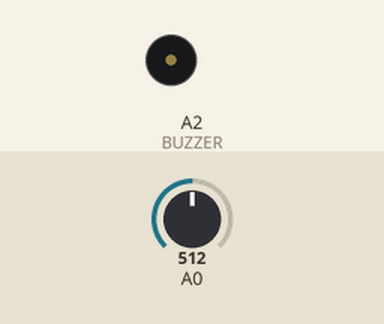
Recording of a sketch running on a simulated Arduino Uno, built with avr-gcc and run on an emulated ATmega328P. Parts: buzzer (waves = sounding, pin HIGH). The test bench sets the inputs (shaded band); at power-on: A0 = 512. What the sketch prints to the serial monitor is not drawn.

Above: at 1.2 s.
1.3 s: A0 set to 20
At 1.8 s:
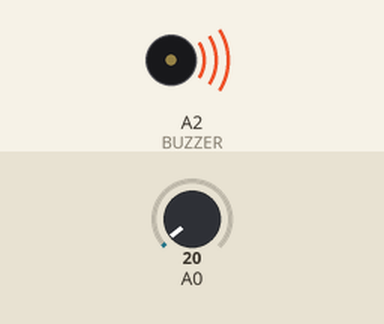
Timing chart, 0 to 34.2 s (numbered marks = the images above; inputs shaded):
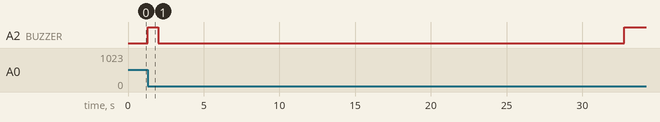

Measured:
- after the input at 1.3 s, A2 (BUZZER): LOW → HIGH at once, → LOW 0.70 s later, → HIGH 30.8 s later

The sketch:

task3.ino
```cpp
#define BUZZER A2
#define HIGH 255

int lastHuman = 0;
int previouslyHuman = false;

void setup() {
	Serial.begin(9600);
    pinMode(BUZZER, OUTPUT);
}

void loop() {
    int sensorValue = analogRead(A0);
    int currentMillis = millis();
    Serial.println(sensorValue);
    if (sensorValue && sensorValue < 30) {
        analogWrite(BUZZER, (currentMillis - lastHuman < 2000) ? HIGH : LOW
        );
        previouslyHuman = true;
    } else if (previouslyHuman) {
        previouslyHuman = false;
        lastHuman = currentMillis;
    } else if (currentMillis - lastHuman > 2000) {
        analogWrite(BUZZER, LOW);
    }
}
```
